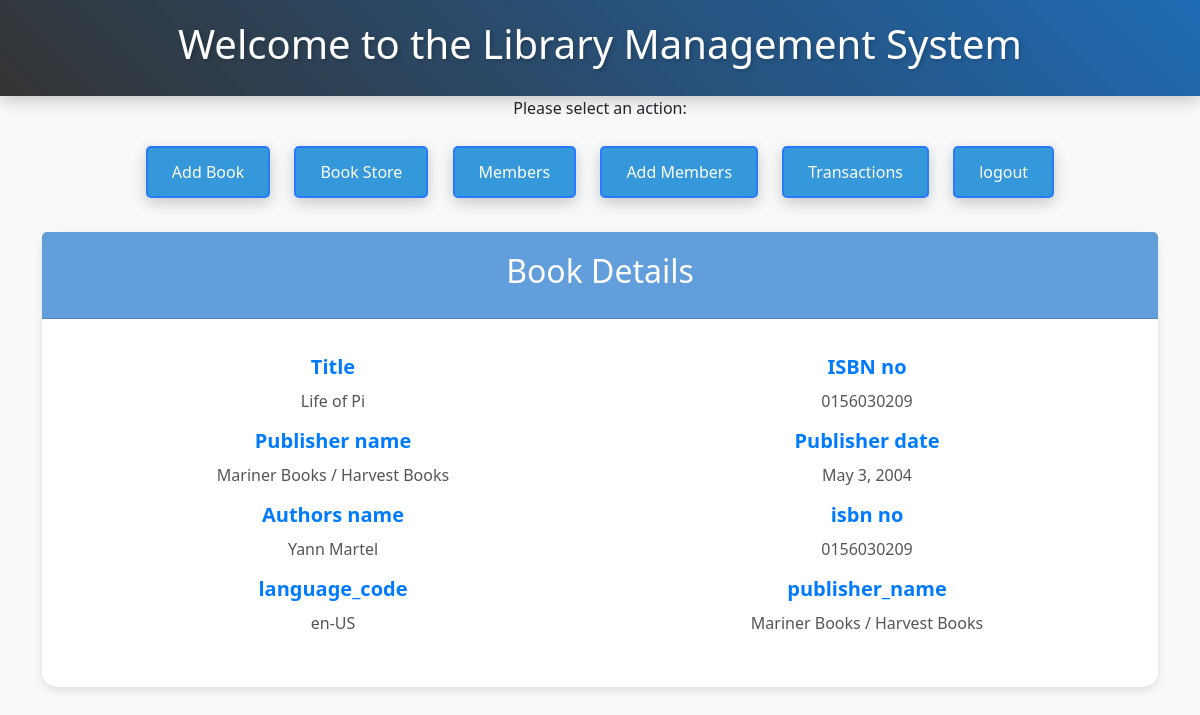
The app's page /book_details/2/ with its own data.
### library/models.py (models this page shows)
class Book(models.Model):    # Defines a Django model named Book with various fields representing book attributes (title, authors, etc.).
    IS_RENT = [(0,'NO'),(1,'YES')]
    title = models.CharField(max_length=255)
    authors = models.CharField(max_length=255)
    average_rating = models.DecimalField(max_digits=3, decimal_places=2)
    isbn = models.CharField(max_length=13)
    isbn13 = models.CharField(max_length=13)
    language_code = models.CharField(max_length=3)
    num_pages = models.IntegerField(null=True, blank=True)
    ratings_count = models.IntegerField()
    text_reviews_count = models.IntegerField()
    publication_date = models.DateField()
    publisher_name = models.CharField(max_length=254)
    is_rent = models.IntegerField(choices=IS_RENT , default=0)

### library/views.py (the view)
# urls.py: path('book_details/<bookid>/', book_details, name='book_details'),                         # URL for the book_details view with a dynamic bookid parameter.
def book_details(request , bookid):
    data = Book.objects.get(id = bookid)
    print(data , "--------------")
    return render(request,  "book_details.html" , locals() )

### templates/book_details.html (shortened to what this page needs)
{% extends "base.html" %}
{% block content %}
</head>
<body>
<div class="container mt-4">
  <div class="card">
    <div class="card-header">
      <h2>Book Details</h2>
    </div>
    <div class="card-body">
      <div class="row">
        <div class="col-md-6">
          <h5>Title</h5>
          <p class="data-value">{{data.title}}</p>
        </div>
        <div class="col-md-6">
          <h5>ISBN no</h5>
          <p class="data-value">{{data.isbn}}</p>
        </div>
        <div class="col-md-6">
          <h5>Publisher name</h5>
          <p class="data-value">{{data.publisher_name}}</p>
        </div>
        <div class="col-md-6">
          <h5><span>Publisher date</span></h5>
          <p class="data-value">{{data.publication_date}}</p>
        </div>
        <div class="col-md-6">
          <h5><span>Authors name</span></h5>
          <p class="data-value">{{data.authors}}</p>
        </div>
        <div class="col-md-6">
          <h5><span>isbn no</span></h5>
          <p class="data-value">{{data.isbn}}</p>
        </div>
        <div class="col-md-6">
          <h5><span>language_code</span></h5>
          <p class="data-value">{{data.language_code}}</p>
        </div>
        <div class="col-md-6">
          <h5><span>publisher_name</span></h5>
          <p class="data-value">{{data.publisher_name}}</p>
        </div>
      </div>
      </div>
    </div>
  </div>
</body>
</html>
{% endblock %}

### static/css/style.css (style rules this page uses)
body { font-family: 'Arial', sans-serif; background-color: #f2f2f2; margin: 0; padding: 0; }
.container { width: 80%; margin: 0 auto; text-align: center; }
h2 { font-size: 24px; margin-bottom: 20px; }

### templates/book_details.html (style rules this page uses)
body { background-color: #f8f9fa; }
.card { border: none; border-radius: 15px; box-shadow: 0 4px 8px rgba(0, 0, 0, 0.1); }
.card-header { background-color: #629ddc; color: #fff; padding: 20px; text-align: center; border-top-left-radius: 15px; border-top-right-radius: 15px; }
.row { padding: 20px; }
h5 { margin-bottom: 10px; font-weight: bold; color: #007bff; }
span { font-weight: bold; }
.data-value { color: #555; }

### records on screen
Book: title "Life of Pi", isbn "0156030209", publisher_name "Mariner Books / Harvest Books", publication_date "May 3, 2004", authors "Yann Martel", language_code "en-US"
